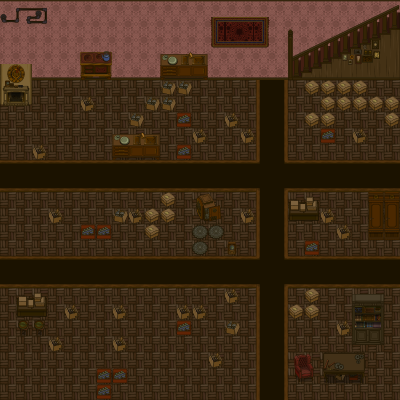

The image is a tile-based game level rendered from a .tmx file. Its description and complete source (layers, tilesets, objects, tile grids) follow:
An orthogonal 25x25 tile map with 16x16 px tiles, 3 tile layers (floor, material, decorations), 2 tilesets.

<map version="1.10" tiledversion="1.11.2" orientation="orthogonal" renderorder="right-down" width="25" height="25" tilewidth="16" tileheight="16" infinite="0" nextlayerid="5" nextobjectid="1">
 <tileset firstgid="1" source="furniture.tsx" />
 <tileset firstgid="89" source="house.tsx" />
 <layer id="1" name="floor" width="25" height="25">
  <data encoding="csv">
35,35,35,35,35,35,35,35,35,35,35,35,35,35,35,35,35,35,35,35,35,35,35,35,35,
35,35,35,35,35,35,35,35,35,35,35,35,35,35,35,35,35,35,35,35,35,35,35,35,35,
35,35,35,35,35,35,35,35,35,35,35,35,35,35,35,35,35,35,35,35,35,35,35,35,70,
35,35,35,35,35,35,35,35,35,35,35,35,35,35,35,35,35,35,35,35,35,35,35,50,70,
35,35,35,35,35,35,35,35,35,35,35,35,35,35,35,35,35,35,70,70,70,70,70,70,70,
28,28,28,28,28,28,28,28,28,28,28,28,28,28,28,28,28,28,28,28,28,28,28,28,28,
28,28,28,28,28,28,28,28,28,28,28,28,28,28,28,28,28,28,28,28,28,28,28,28,28,
28,28,28,28,28,28,28,28,28,28,28,28,28,28,28,28,28,28,28,28,28,28,28,28,28,
28,28,28,28,28,28,28,28,28,28,28,28,28,28,28,28,28,28,28,28,28,28,28,28,28,
28,28,28,28,28,28,28,28,28,28,28,28,28,28,28,28,28,28,28,28,28,28,28,28,28,
28,28,28,28,28,28,28,28,28,28,28,28,28,28,28,28,28,28,28,28,28,28,28,28,28,
28,28,28,28,28,28,28,28,28,28,28,28,28,28,28,28,28,28,28,28,28,28,28,28,28,
28,28,28,28,28,28,28,28,28,28,28,28,28,28,28,28,28,28,28,28,28,28,28,28,28,
28,28,28,28,28,28,28,28,28,28,28,28,28,28,28,28,28,28,28,28,28,28,28,28,28,
28,28,28,28,28,28,28,28,28,28,28,28,28,28,28,28,28,28,28,28,28,28,28,28,28,
28,28,28,28,28,28,28,28,28,28,28,28,28,28,28,28,28,28,28,28,28,28,28,28,28,
28,28,28,28,28,28,28,28,28,28,28,28,28,28,28,28,28,28,28,28,28,28,28,28,28,
28,28,28,28,28,28,28,28,28,28,28,28,28,28,28,28,28,28,28,28,28,28,28,28,28,
28,28,28,28,28,28,28,28,28,28,28,28,28,28,28,28,28,28,28,28,28,28,28,28,28,
28,28,28,28,28,28,28,28,28,28,28,28,28,28,28,28,28,28,28,28,28,28,28,28,28,
28,28,28,28,28,28,28,28,28,28,28,28,28,28,28,28,28,28,28,28,28,28,28,28,28,
28,28,28,28,28,28,28,28,28,28,28,28,28,28,28,28,28,28,28,28,28,28,28,28,28,
28,28,28,28,28,28,28,28,28,28,28,28,28,28,28,28,28,28,28,28,28,28,28,28,28,
28,28,28,28,28,28,28,28,28,28,28,28,28,28,28,28,28,28,28,28,28,28,28,28,28,
28,28,28,28,28,28,28,28,28,28,28,28,28,28,28,28,28,28,28,28,28,28,28,28,28
</data>
 </layer>
 <layer id="3" name="material" width="25" height="25">
  <data encoding="csv">
2,2,2,2,2,2,2,2,2,2,2,2,2,2,2,2,2,2,2,2,2,2,2,2,2,
10,10,10,10,10,10,10,10,10,10,10,10,10,10,10,10,10,10,10,10,10,10,10,10,10,
10,10,10,10,10,10,10,10,10,10,10,10,10,10,10,10,10,10,10,10,10,10,10,10,10,
10,10,10,10,10,10,10,10,10,10,10,10,10,10,10,10,10,10,10,10,10,10,10,10,10,
101,102,18,18,18,18,18,18,18,18,18,18,18,18,18,18,18,18,18,18,18,18,18,18,18,
111,112,27,27,27,27,27,27,27,27,137,137,27,27,27,27,27,27,27,134,134,134,134,27,27,
121,122,27,27,27,135,27,27,27,137,137,27,27,27,27,27,27,27,27,27,134,134,134,134,134,
27,27,27,27,27,27,27,27,137,27,27,136,27,27,135,27,27,27,27,134,134,27,27,27,134,
27,27,27,27,27,27,27,179,180,181,27,27,135,27,27,135,27,27,27,27,136,27,135,27,27,
27,27,135,27,27,27,27,189,190,191,27,136,27,27,27,27,27,27,27,27,27,27,27,27,27,
27,27,27,27,27,27,27,27,27,27,27,27,27,27,27,27,27,27,27,27,27,27,27,27,27,
27,27,27,27,27,27,27,27,27,27,27,27,27,27,135,27,27,27,27,27,27,27,27,27,27,
27,27,27,27,27,27,27,27,27,27,134,27,147,148,27,27,27,27,145,146,27,27,27,209,209,
27,27,27,135,27,27,27,137,135,134,134,27,157,158,27,135,27,27,155,156,135,27,27,219,219,
27,27,27,27,27,136,136,27,27,134,27,27,108,108,27,27,27,27,27,27,27,135,27,229,229,
27,27,27,27,27,27,27,27,27,27,27,27,108,27,117,27,27,27,27,136,27,27,27,27,27,
27,27,27,27,27,27,27,27,27,27,27,27,27,27,27,27,27,27,27,27,27,27,27,27,27,
27,27,27,27,27,27,27,27,27,27,27,27,27,27,27,27,27,27,27,27,27,27,27,27,27,
27,145,146,27,27,27,27,27,27,27,27,27,27,27,135,27,27,27,27,134,27,27,89,90,27,
27,155,156,27,135,27,27,135,27,27,27,135,135,27,27,27,27,27,134,134,27,27,99,100,27,
27,133,133,27,27,27,27,27,27,27,27,136,27,27,137,27,27,27,27,27,27,135,109,110,27,
27,27,27,135,27,27,27,135,27,27,27,27,27,27,27,27,27,27,27,27,27,27,119,120,27,
27,27,27,27,27,27,27,27,27,27,27,27,27,135,27,27,27,27,93,94,95,96,97,27,27,
27,27,27,27,27,27,136,136,27,27,27,27,27,27,27,27,27,27,103,104,105,106,107,27,27,
27,27,27,27,27,27,136,27,27,27,27,27,27,27,27,27,27,27,27,27,27,27,27,27,27
</data>
 </layer>
 <layer id="4" name="decorations" width="25" height="25">
  <data encoding="csv">
210,211,212,0,0,0,0,0,0,0,0,0,0,0,0,0,0,0,162,163,164,165,166,167,168,
220,221,222,0,0,0,0,0,0,0,0,0,0,139,140,141,142,0,172,173,174,175,176,177,178,
0,0,0,0,0,0,0,0,0,0,0,0,0,149,150,151,152,0,182,183,184,185,186,187,188,
0,0,0,0,0,159,160,0,0,0,179,180,181,0,0,0,0,0,192,193,194,195,196,197,198,
0,0,0,0,0,169,170,0,0,0,189,190,191,0,0,0,0,0,202,203,204,205,206,207,208,
0,0,0,0,0,0,0,0,0,0,0,0,0,0,0,0,49,51,0,0,0,0,0,0,0,
0,0,0,0,0,0,0,0,0,0,0,0,0,0,0,0,49,51,0,0,0,0,0,0,0,
0,0,0,0,0,0,0,0,0,0,0,0,0,0,0,0,49,51,0,0,0,0,0,0,0,
0,0,0,0,0,0,0,0,0,0,0,0,0,0,0,0,49,51,0,0,0,0,0,0,0,
0,0,0,0,0,0,0,0,0,0,0,0,0,0,0,0,49,51,0,0,0,0,0,0,0,
42,42,42,42,42,42,42,42,42,42,42,42,42,42,42,42,63,61,42,42,42,42,42,42,42,
58,58,58,58,58,58,58,58,58,58,58,58,58,58,58,58,47,45,58,58,58,58,58,58,58,
0,0,0,0,0,0,0,0,0,0,0,0,0,0,0,0,49,51,0,0,0,0,0,0,0,
0,0,0,0,0,0,0,0,0,0,0,0,0,0,0,0,49,51,0,0,0,0,0,0,0,
0,0,0,0,0,0,0,0,0,0,0,0,0,0,0,0,49,51,0,0,0,0,0,0,0,
0,0,0,0,0,0,0,0,0,0,0,0,0,0,0,0,49,51,0,0,0,0,0,0,0,
42,42,42,42,42,42,42,42,42,42,42,42,42,42,42,42,63,61,42,42,42,42,42,42,42,
58,58,58,58,58,58,58,58,58,58,58,58,58,58,58,58,47,45,58,58,58,58,58,58,58,
0,0,0,0,0,0,0,0,0,0,0,0,0,0,0,0,49,51,0,0,0,0,0,0,0,
0,0,0,0,0,0,0,0,0,0,0,0,0,0,0,0,49,51,0,0,0,0,0,0,0,
0,0,0,0,0,0,0,0,0,0,0,0,0,0,0,0,49,51,0,0,0,0,0,0,0,
0,0,0,0,0,0,0,0,0,0,0,0,0,0,0,0,49,51,0,0,0,0,0,0,0,
0,0,0,0,0,0,0,0,0,0,0,0,0,0,0,0,49,51,0,0,0,0,0,0,0,
0,0,0,0,0,0,0,0,0,0,0,0,0,0,0,0,49,51,0,0,0,0,0,0,0,
0,0,0,0,0,0,0,0,0,0,0,0,0,0,0,0,49,51,0,0,0,0,0,0,0
</data>
 </layer>
</map>